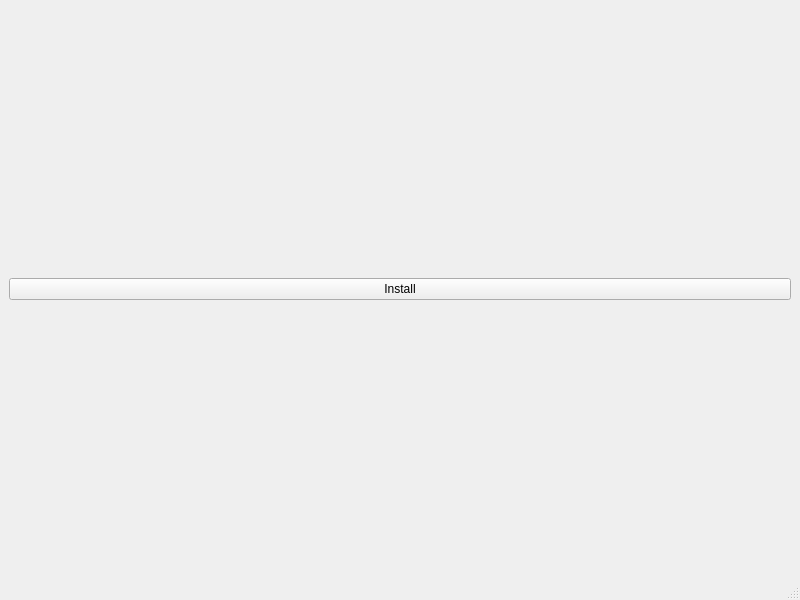
<?xml version="1.0" encoding="UTF-8"?>
<ui version="4.0">
 <class>MainWindow</class>
 <widget class="QMainWindow" name="MainWindow">
  <property name="geometry">
   <rect>
    <x>0</x>
    <y>0</y>
    <width>800</width>
    <height>600</height>
   </rect>
  </property>
  <property name="windowTitle">
   <string>MainWindow</string>
  </property>
  <widget class="QWidget" name="centralwidget">
   <layout class="QVBoxLayout" name="verticalLayout_2">
    <item>
     <layout class="QVBoxLayout" name="verticalLayout">
      <item>
       <widget class="QPushButton" name="installButton">
        <property name="text">
         <string>Install</string>
        </property>
       </widget>
      </item>
     </layout>
    </item>
   </layout>
  </widget>
  <widget class="QMenuBar" name="menubar">
   <property name="geometry">
    <rect>
     <x>0</x>
     <y>0</y>
     <width>800</width>
     <height>23</height>
    </rect>
   </property>
  </widget>
  <widget class="QStatusBar" name="statusbar"/>
 </widget>
 <resources/>
 <connections/>
</ui>
